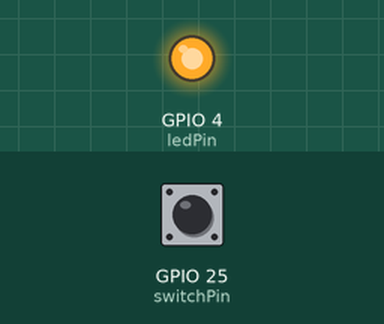
Simulated run of this sketch. Board: ESP32. Parts: output pins drawn as LEDs (lit = HIGH). The test bench sets the inputs (shaded band); at power-on: GPIO 25 (switchPin) HIGH.

Above: at 1.2 s.
1.3 s: GPIO 25 (switchPin) pulled LOW for 0.15 s
At 2.1 s:
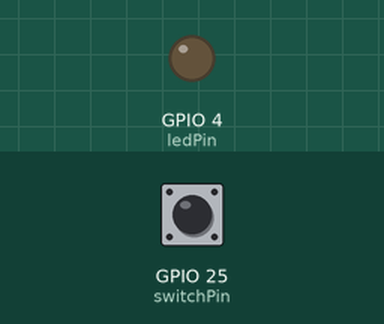
2.9 s: GPIO 25 (switchPin) pulled LOW for 1 s
At 3.4 s:
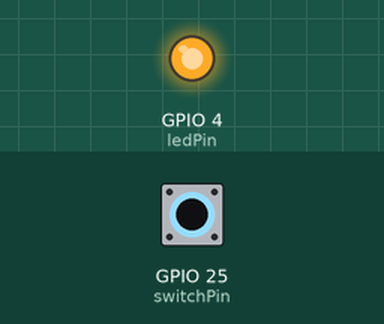
5.4 s: GPIO 25 (switchPin) pulled LOW for 3.2 s
At 6.5 s:
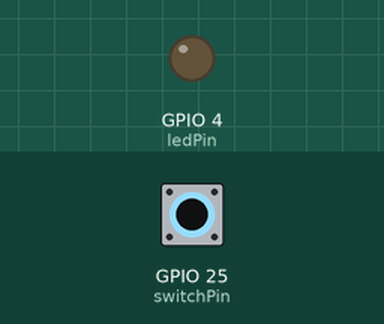
Timing chart, 0 to 8.4 s (numbered marks = the images above; inputs shaded):
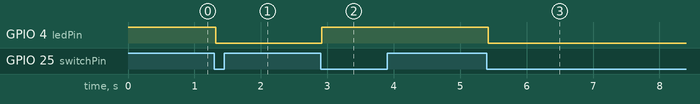

The sketch:

sketch_jul11a.ino
```cpp
#include <RBD_Timer.h>
#include <RBD_Button.h>

int switchPin = 25;
int ledPin = 4;
int ledStatus = 0; //LOW

//创建一个可以消除拉动的按键对象
RBD::Button button(switchPin, INPUT_PULLUP); //上拉输入

void setup() {
  pinMode(ledPin, OUTPUT);
  button.setDebounceTimeout(20); // 消除抖动时间是20ms
  digitalWrite(ledPin, HIGH);
  ledStatus = HIGH;
}

void loop() {
  //检测按键按下去的事件(下降沿)
  if (button.onPressed()) //按键已经按下
  {
    ledStatus = !ledStatus;
    digitalWrite(ledPin, ledStatus);
  }
}
```

Measured:
- after the input at 1.3 s, GPIO 4 (ledPin): HIGH → LOW at once
- after the input at 2.9 s, GPIO 4 (ledPin): LOW → HIGH at once
- after the input at 5.4 s, GPIO 4 (ledPin): HIGH → LOW at once
